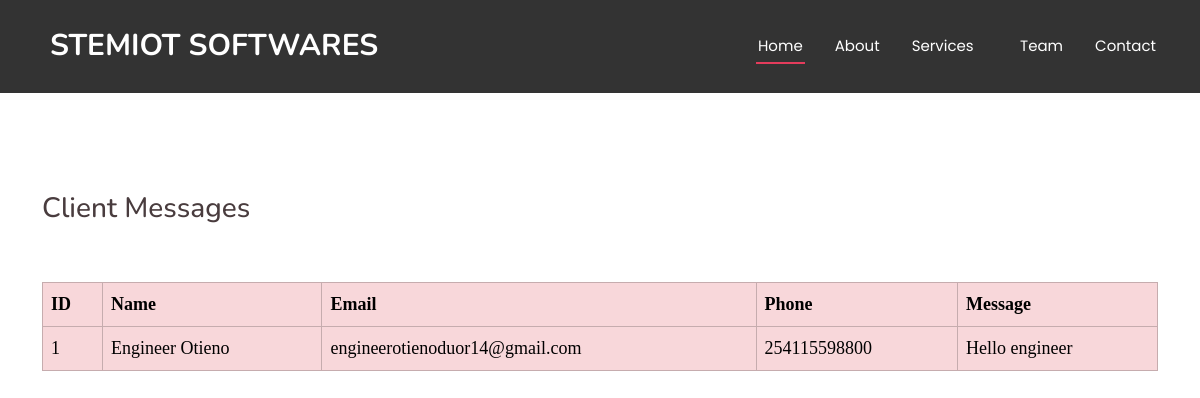
Before: /clients_data/ with the older database file.
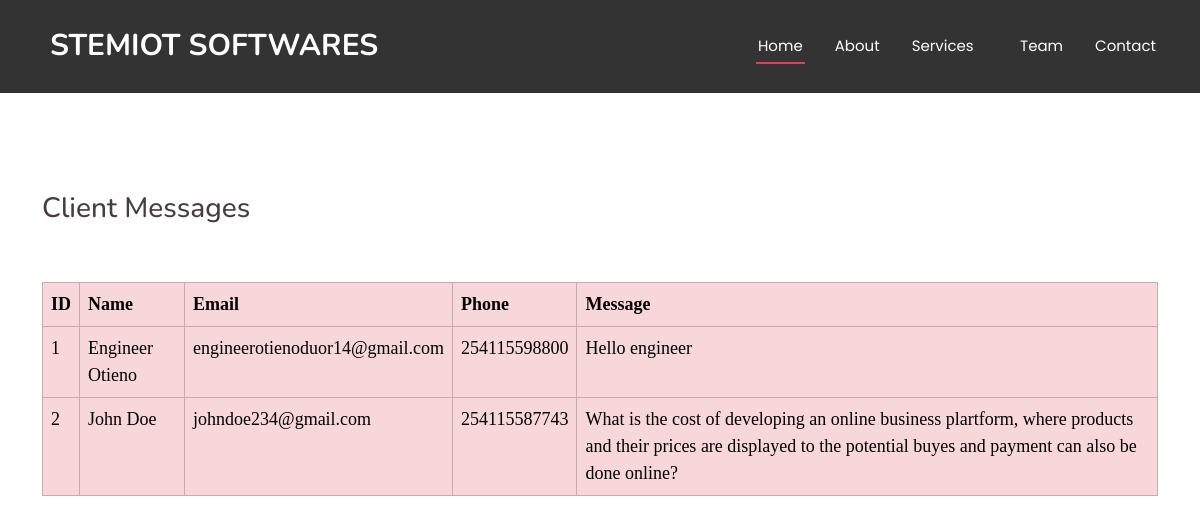
After: the same page with the newer database file.
### stemiotApp/models.py (models this page shows, shortened)
class Client(models.Model):
    client_name = models.CharField(max_length=100)
    client_email = models.EmailField(max_length=50)
    client_phone = models.IntegerField()
    client_message = models.TextField()

### stemiotApp/views.py (the view)
# urls.py: path('clients_data/', views.clients_table, name='clients_data'),
def clients_table(request):
    clients = Client.objects.all()
    return render(request, "clients.html", {'clients': clients})

### stemiotApp/templates/clients.html (shortened to what this page needs)
{% load static %}
<!DOCTYPE html>
<html lang="en">
<head>
  <link href="{% static 'assets/vendor/bootstrap/css/bootstrap.min.css' %}" rel="stylesheet">
  <link href="{% static 'assets/vendor/bootstrap-icons/bootstrap-icons.css' %}" rel="stylesheet">
  <link href="{% static 'assets/vendor/aos/aos.css' %}" rel="stylesheet">
  <link href="{% static 'assets/vendor/glightbox/css/glightbox.min.css' %}" rel="stylesheet">
  <link href="{% static 'assets/vendor/swiper/swiper-bundle.min.css' %}" rel="stylesheet">
  <link href="{% static 'assets/css/main.css' %}" rel="stylesheet">
</head>
<body class="index-page">
  <header id="header" class="header d-flex align-items-center fixed-top">
    <div class="container-fluid container-xl position-relative d-flex align-items-center justify-content-between">
      <a href="index.html" class="logo d-flex align-items-center">
                <h1 class="sitename">STEMIOT SOFTWARES  </h1>
      </a>
      <nav id="navmenu" class="navmenu">
        <ul>
          <li><a href="#hero" class="active">Home</a></li>
          <li><a href="#about">About</a></li>
            <li class="dropdown"><a href="#services"><span>Services</span> <i class="bi bi-chevron-down toggle-dropdown"></i></a>
            </li>
            <li><a href="#team">Team</a></li>
          <li><a href="#contact">Contact</a></li>
        </ul>
      </nav>
    </div>
  </header>
  <br><br><br><br>
  <main class="main">
            <br><br><br><br>
<div class="container">
<h3>Client Messages</h3>
    <br><br>
     <table class=" table table-bordered table-hover table-danger">
    <tr>
    <th>ID</th>
    <th>Name</th>
    <th>Email</th>
    <th>Phone</th>
    <th>Message</th>
    </tr>
       {% for client in clients %}
     <tr>
         <td>{{ forloop.counter }}</td>
         <td>{{client.client_name}}</td>
         <td>{{ client.client_email }}</td>
         <td>{{ client.client_phone }}</td>
         <td>{{ client.client_message }}</td>
     </tr>
         {% endfor %}
</table>
</div>
  </main>
</body>
</html>

### stemiotApp/static/assets/css/main.css (style rules this page uses)
:root { --default-font: "Roboto", system-ui, -apple-system, "Segoe UI", Roboto, "Helvetica Neue", Arial, "Noto Sans", "Liberation Sans", sans-serif, "Apple Color Emoji", "Segoe UI Emoji", "Segoe UI Symbol", "Noto Color Emoji"; --heading-font: "Nunito", sans-serif; --nav-font: "Poppins", sans-serif; }
:root { --background-color: #ffffff; --default-color: #060606; --heading-color: #493c3e; --accent-color: #ea385a; --surface-color: #ffffff; --contrast-color: #ffffff; }
:root { --nav-color: #ffffff; --nav-hover-color: #e43c5c; --nav-mobile-background-color: #ffffff; --nav-dropdown-background-color: #ffffff; --nav-dropdown-color: #444444; --nav-dropdown-hover-color: #ea385a; }
:root { scroll-behavior: smooth; }
body { color: var(--default-color); background-color: var(--background-color); font-family: var(--default-font); }
a { color: var(--accent-color); text-decoration: none; transition: 0.3s; }
h1, h2, h3, h4, h5, h6 { color: var(--heading-color); font-family: var(--heading-font); }
.header { --background-color: rgba(255, 255, 255, 0); --default-color: #ffffff; --heading-color: #ffffff; color: var(--default-color); background-color: var(--background-color); padding: 20px 0; transition: all 0.5s; z-index: 997; }
.header .logo { line-height: 1; }
.header .logo h1 { font-size: 30px; margin: 0; font-weight: 700; text-transform: uppercase; color: var(--heading-color); }
.header { --background-color: rgba(0, 0, 0, 0.8); }
@media (min-width: 1200px) { .navmenu { padding: 0; } }
@media (min-width: 1200px) { .navmenu ul { margin: 0; padding: 0; display: flex; list-style: none; align-items: center; } }
@media (min-width: 1200px) { .navmenu li { position: relative; } }
@media (min-width: 1200px) { .navmenu>ul>li { white-space: nowrap; padding: 15px 14px; } }
@media (min-width: 1200px) { .navmenu>ul>li:last-child { padding-right: 0; } }
@media (min-width: 1200px) { .navmenu a, .navmenu a:focus { color: var(--nav-color); font-size: 15px; padding: 0 2px; font-family: var(--nav-font); font-weight: 400; display: flex; align-items: center; justify-content: space-between; white-space: nowrap; transition: 0.3s; position: relative; } }
@media (min-width: 1200px) { .navmenu a i, .navmenu a:focus i { font-size: 12px; line-height: 0; margin-left: 5px; transition: 0.3s; } }
@media (min-width: 1200px) { .navmenu>ul>li>a:before { content: ""; position: absolute; height: 2px; bottom: -6px; left: 0; background-color: var(--nav-hover-color); visibility: hidden; width: 0px; transition: all 0.3s ease-in-out 0s; } }
@media (min-width: 1200px) { .navmenu a:hover:before, .navmenu li:hover>a:before, .navmenu .active:before { visibility: visible; width: 100%; } }
@media (min-width: 1200px) { .navmenu li:hover>a, .navmenu .active, .navmenu .active:focus { color: var(--nav-color); } }

### stemiotApp/templates/clients.html (style rules this page uses)
body { font-family: calibri; }
table { font-size: 18px; }

Changed rows visible on the page:
added Client: client_name "John Doe", client_email "johndoe234@gmail.com", client_phone "254115587743", client_message "What is the cost of developing an online business plartform, where products and their prices are displayed to the potential buyes and payment can also be done online?"
